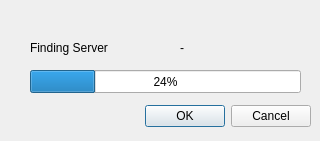
<?xml version="1.0" encoding="UTF-8"?>
<ui version="4.0">
 <class>BootstrapDialog</class>
 <widget class="QDialog" name="BootstrapDialog">
  <property name="geometry">
   <rect>
    <x>0</x>
    <y>0</y>
    <width>320</width>
    <height>141</height>
   </rect>
  </property>
  <property name="windowTitle">
   <string>Bootstrap in progress</string>
  </property>
  <widget class="QDialogButtonBox" name="buttonBox">
   <property name="geometry">
    <rect>
     <x>10</x>
     <y>100</y>
     <width>301</width>
     <height>32</height>
    </rect>
   </property>
   <property name="orientation">
    <enum>Qt::Horizontal</enum>
   </property>
   <property name="standardButtons">
    <set>QDialogButtonBox::Cancel|QDialogButtonBox::Ok</set>
   </property>
  </widget>
  <widget class="QProgressBar" name="progressBar">
   <property name="geometry">
    <rect>
     <x>30</x>
     <y>70</y>
     <width>271</width>
     <height>23</height>
    </rect>
   </property>
   <property name="value">
    <number>24</number>
   </property>
  </widget>
  <widget class="QLabel" name="labelState">
   <property name="geometry">
    <rect>
     <x>30</x>
     <y>40</y>
     <width>101</width>
     <height>16</height>
    </rect>
   </property>
   <property name="text">
    <string>Finding Server</string>
   </property>
  </widget>
  <widget class="QLabel" name="labelSpeed">
   <property name="geometry">
    <rect>
     <x>180</x>
     <y>40</y>
     <width>121</width>
     <height>16</height>
    </rect>
   </property>
   <property name="text">
    <string>-</string>
   </property>
  </widget>
 </widget>
 <resources/>
 <connections>
  <connection>
   <sender>buttonBox</sender>
   <signal>accepted()</signal>
   <receiver>BootstrapDialog</receiver>
   <slot>accept()</slot>
   <hints>
    <hint type="sourcelabel">
     <x>248</x>
     <y>254</y>
    </hint>
    <hint type="destinationlabel">
     <x>157</x>
     <y>274</y>
    </hint>
   </hints>
  </connection>
  <connection>
   <sender>buttonBox</sender>
   <signal>rejected()</signal>
   <receiver>BootstrapDialog</receiver>
   <slot>reject()</slot>
   <hints>
    <hint type="sourcelabel">
     <x>316</x>
     <y>260</y>
    </hint>
    <hint type="destinationlabel">
     <x>286</x>
     <y>274</y>
    </hint>
   </hints>
  </connection>
 </connections>
</ui>
